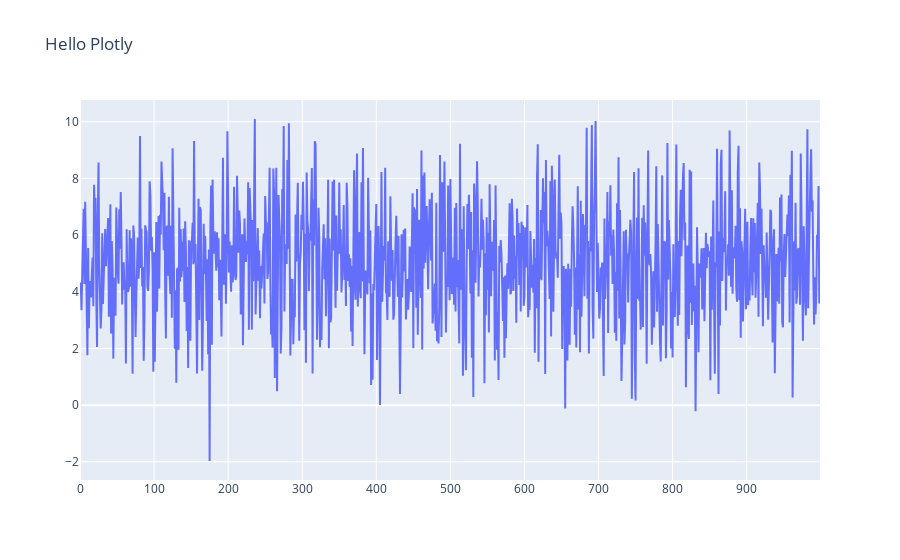

The notebook cell this image was saved under:
### Code cell
import plotly.graph_objects as go
fig = go.Figure()
fig.add_trace(go.Scatter(y=sx))
fig.update_layout(title='Hello Plotly')
fig.show()

### Figure 1 — Plotly figure (JSON) as saved in the notebook; plotly's stock layout.template omitted (floating-point values rounded to 4 significant figures; data arrays with more than 128 entries replaced by an {"elided": "..."} marker saying what was removed)
{"data": [{"type": "scatter", "y": {"elided": "1000 float values"}}], "layout": {"title": {"text": "Hello Plotly"}}}
